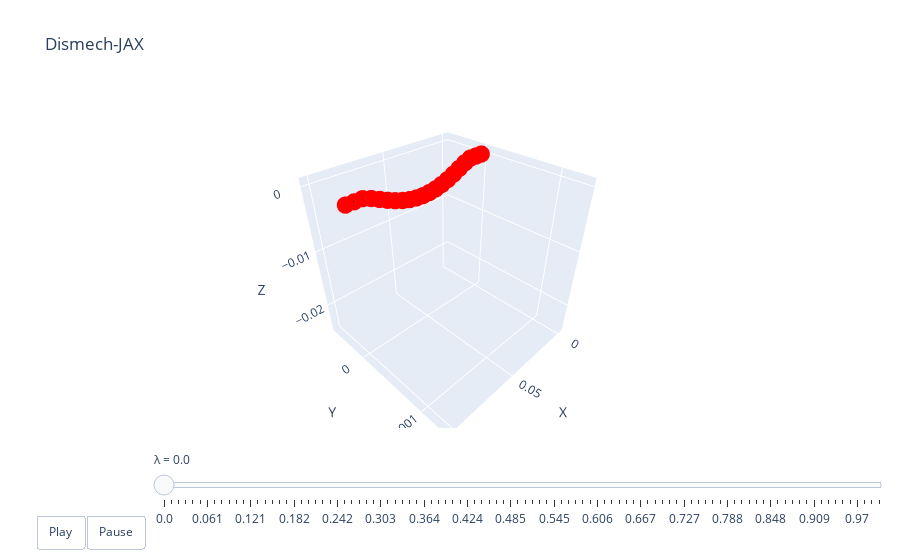

The cell this chart's notebook holds for it:
### Code cell
lambdas = jnp.linspace(0, 1.0, 100)
xf_test = truth_sim.solve(lambdas, xf0, warm_Theta, aux, state, config=hodel.SolverConfig(nsteps=10))
xb_star = jax.vmap(fixed_0, (0, None))(lambdas, aux)
qs = jax.vmap(get_q, (0, 0, None))(xf_test, xb_star, aux)
dismech.animate(lambdas, qs, top)

### Figure 1 — Plotly figure (JSON) as saved in the notebook; plotly's stock layout.template omitted (floating-point values rounded to 4 significant figures)
{"data": [{"line": {"color": "black", "width": 4}, "marker": {"color": "red", "size": 6}, "mode": "lines+markers", "name": "edges", "type": "scatter3d", "x": [0, 0.005, null, 0.005, 0.01, null, 0.01, 0.015, null, 0.015, 0.01999, null, 0.01999, 0.02497, null, 0.02497, 0.02997, null, 0.02997, 0.03497, null, 0.03497, 0.03997, null, 0.03997, 0.04499, null, 0.04499, 0.05, null, 0.05, 0.05501, null, 0.05501, 0.06003, null, 0.06003, 0.06503, null, 0.06503, 0.07003, null, 0.07003, 0.07503, null, 0.07503, 0.08001, null, 0.08001, 0.085, null, 0.085, 0.09, null, 0.09, 0.095, null, 0.095, 0.1, null], "y": [0, 0, null, 0, 0, null, 0, 0, null, 0, 0, null, 0, 0, null, 0, 0, null, 0, 0, null, 0, 0, null, 0, 0, null, 0, 0, null, 0, 0, null, 0, 0, null, 0, 0, null, 0, 0, null, 0, 0, null, 0, 0, null, 0, 0, null, 0, 0, null, 0, 0, null, 0, 0, null], "z": [0, 0, null, 0, 0, null, 0, -0.000399, null, -0.000399, -0.0009318, null, -0.0009318, -0.001469, null, -0.001469, -0.001949, null, -0.001949, -0.002339, null, -0.002339, -0.002625, null, -0.002625, -0.002798, null, -0.002798, -0.002856, null, -0.002856, -0.002798, null, -0.002798, -0.002625, null, -0.002625, -0.002339, null, -0.002339, -0.001949, null, -0.001949, -0.001469, null, -0.001469, -0.0009318, null, -0.0009318, -0.000399, null, -0.000399, 0, null, 0, 0, null, 0, 0, null]}], "layout": {"scene": {"xaxis": {"range": [-0.005, 0.105], "title": {"text": "X"}}, "yaxis": {"range": [-0.000634, 0.001371], "title": {"text": "Y"}}, "zaxis": {"range": [-0.02537, 0.001208], "title": {"text": "Z"}}}, "sliders": [{"currentvalue": {"prefix": "λ = "}, "steps": [{"args": [["0.0"], {"frame": {"duration": 50, "redraw": true}, "mode": "immediate"}], "label": "0.0", "method": "animate"}, {"args": [["0.01"], {"frame": {"duration": 50, "redraw": true}, "mode": "immediate"}], "label": "0.01", "method": "animate"}, {"args": [["0.02"], {"frame": {"duration": 50, "redraw": true}, "mode": "immediate"}], "label": "0.02", "method": "animate"}, {"args": [["0.03"], {"frame": {"duration": 50, "redraw": true}, "mode": "immediate"}], "label": "0.03", "method": "animate"}, {"args": [["0.04"], {"frame": {"duration": 50, "redraw": true}, "mode": "immediate"}], "label": "0.04", "method": "animate"}, {"args": [["0.051"], {"frame": {"duration": 50, "redraw": true}, "mode": "immediate"}], "label": "0.051", "method": "animate"}, {"args": [["0.061"], {"frame": {"duration": 50, "redraw": true}, "mode": "immediate"}], "label": "0.061", "method": "animate"}, {"args": [["0.071"], {"frame": {"duration": 50, "redraw": true}, "mode": "immediate"}], "label": "0.071", "method": "animate"}, {"args": [["0.081"], {"frame": {"duration": 50, "redraw": true}, "mode": "immediate"}], "label": "0.081", "method": "animate"}, {"args": [["0.091"], {"frame": {"duration": 50, "redraw": true}, "mode": "immediate"}], "label": "0.091", "method": "animate"}, {"args": [["0.101"], {"frame": {"duration": 50, "redraw": true}, "mode": "immediate"}], "label": "0.101", "method": "animate"}, {"args": [["0.111"], {"frame": {"duration": 50, "redraw": true}, "mode": "immediate"}], "label": "0.111", "method": "animate"}, {"args": [["0.121"], {"frame": {"duration": 50, "redraw": true}, "mode": "immediate"}], "label": "0.121", "method": "animate"}, {"args": [["0.131"], {"frame": {"duration": 50, "redraw": true}, "mode": "immediate"}], "label": "0.131", "method": "animate"}, {"args": [["0.141"], {"frame": {"duration": 50, "redraw": true}, "mode": "immediate"}], "label": "0.141", "method": "animate"}, {"args": [["0.152"], {"frame": {"duration": 50, "redraw": true}, "mode": "immediate"}], "label": "0.152", "method": "animate"}, {"args": [["0.162"], {"frame": {"duration": 50, "redraw": true}, "mode": "immediate"}], "label": "0.162", "method": "animate"}, {"args": [["0.172"], {"frame": {"duration": 50, "redraw": true}, "mode": "immediate"}], "label": "0.172", "method": "animate"}, {"args": [["0.182"], {"frame": {"duration": 50, "redraw": true}, "mode": "immediate"}], "label": "0.182", "method": "animate"}, {"args": [["0.192"], {"frame": {"duration": 50, "redraw": true}, "mode": "immediate"}], "label": "0.192", "method": "animate"}, {"args": [["0.202"], {"frame": {"duration": 50, "redraw": true}, "mode": "immediate"}], "label": "0.202", "method": "animate"}, {"args": [["0.212"], {"frame": {"duration": 50, "redraw": true}, "mode": "immediate"}], "label": "0.212", "method": "animate"}, {"args": [["0.222"], {"frame": {"duration": 50, "redraw": true}, "mode": "immediate"}], "label": "0.222", "method": "animate"}, {"args": [["0.232"], {"frame": {"duration": 50, "redraw": true}, "mode": "immediate"}], "label": "0.232", "method": "animate"}, {"args": [["0.242"], {"frame": {"duration": 50, "redraw": true}, "mode": "immediate"}], "label": "0.242", "method": "animate"}, {"args": [["0.253"], {"frame": {"duration": 50, "redraw": true}, "mode": "immediate"}], "label": "0.253", "method": "animate"}, {"args": [["0.263"], {"frame": {"duration": 50, "redraw": true}, "mode": "immediate"}], "label": "0.263", "method": "animate"}, {"args": [["0.273"], {"frame": {"duration": 50, "redraw": true}, "mode": "immediate"}], "label": "0.273", "method": "animate"}, {"args": [["0.283"], {"frame": {"duration": 50, "redraw": true}, "mode": "immediate"}], "label": "0.283", "method": "animate"}, {"args": [["0.293"], {"frame": {"duration": 50, "redraw": true}, "mode": "immediate"}], "label": "0.293", "method": "animate"}, {"args": [["0.303"], {"frame": {"duration": 50, "redraw": true}, "mode": "immediate"}], "label": "0.303", "method": "animate"}, {"args": [["0.313"], {"frame": {"duration": 50, "redraw": true}, "mode": "immediate"}], "label": "0.313", "method": "animate"}, {"args": [["0.323"], {"frame": {"duration": 50, "redraw": true}, "mode": "immediate"}], "label": "0.323", "method": "animate"}, {"args": [["0.333"], {"frame": {"duration": 50, "redraw": true}, "mode": "immediate"}], "label": "0.333", "method": "animate"}, {"args": [["0.343"], {"frame": {"duration": 50, "redraw": true}, "mode": "immediate"}], "label": "0.343", "method": "animate"}, {"args": [["0.354"], {"frame": {"duration": 50, "redraw": true}, "mode": "immediate"}], "label": "0.354", "method": "animate"}, {"args": [["0.364"], {"frame": {"duration": 50, "redraw": true}, "mode": "immediate"}], "label": "0.364", "method": "animate"}, {"args": [["0.374"], {"frame": {"duration": 50, "redraw": true}, "mode": "immediate"}], "label": "0.374", "method": "animate"}, {"args": [["0.384"], {"frame": {"duration": 50, "redraw": true}, "mode": "immediate"}], "label": "0.384", "method": "animate"}, {"args": [["0.394"], {"frame": {"duration": 50, "redraw": true}, "mode": "immediate"}], "label": "0.394", "method": "animate"}, {"args": [["0.404"], {"frame": {"duration": 50, "redraw": true}, "mode": "immediate"}], "label": "0.404", "method": "animate"}, {"args": [["0.414"], {"frame": {"duration": 50, "redraw": true}, "mode": "immediate"}], "label": "0.414", "method": "animate"}, {"args": [["0.424"], {"frame": {"duration": 50, "redraw": true}, "mode": "immediate"}], "label": "0.424", "method": "animate"}, {"args": [["0.434"], {"frame": {"duration": 50, "redraw": true}, "mode": "immediate"}], "label": "0.434", "method": "animate"}, {"args": [["0.444"], {"frame": {"duration": 50, "redraw": true}, "mode": "immediate"}], "label": "0.444", "method": "animate"}, {"args": [["0.455"], {"frame": {"duration": 50, "redraw": true}, "mode": "immediate"}], "label": "0.455", "method": "animate"}, {"args": [["0.465"], {"frame": {"duration": 50, "redraw": true}, "mode": "immediate"}], "label": "0.465", "method": "animate"}, {"args": [["0.475"], {"frame": {"duration": 50, "redraw": true}, "mode": "immediate"}], "label": "0.475", "method": "animate"}, {"args": [["0.485"], {"frame": {"duration": 50, "redraw": true}, "mode": "immediate"}], "label": "0.485", "method": "animate"}, {"args": [["0.495"], {"frame": {"duration": 50, "redraw": true}, "mode": "immediate"}], "label": "0.495", "method": "animate"}, {"args": [["0.505"], {"frame": {"duration": 50, "redraw": true}, "mode": "immediate"}], "label": "0.505", "method": "animate"}, {"args": [["0.515"], {"frame": {"duration": 50, "redraw": true}, "mode": "immediate"}], "label": "0.515", "method": "animate"}, {"args": [["0.525"], {"frame": {"duration": 50, "redraw": true}, "mode": "immediate"}], "label": "0.525", "method": "animate"}, {"args": [["0.535"], {"frame": {"duration": 50, "redraw": true}, "mode": "immediate"}], "label": "0.535", "method": "animate"}, {"args": [["0.545"], {"frame": {"duration": 50, "redraw": true}, "mode": "immediate"}], "label": "0.545", "method": "animate"}, {"args": [["0.556"], {"frame": {"duration": 50, "redraw": true}, "mode": "immediate"}], "label": "0.556", "method": "animate"}, {"args": [["0.566"], {"frame": {"duration": 50, "redraw": true}, "mode": "immediate"}], "label": "0.566", "method": "animate"}, {"args": [["0.576"], {"frame": {"duration": 50, "redraw": true}, "mode": "immediate"}], "label": "0.576", "method": "animate"}, {"args": [["0.586"], {"frame": {"duration": 50, "redraw": true}, "mode": "immediate"}], "label": "0.586", "method": "animate"}, {"args": [["0.596"], {"frame": {"duration": 50, "redraw": true}, "mode": "immediate"}], "label": "0.596", "method": "animate"}, {"args": [["0.606"], {"frame": {"duration": 50, "redraw": true}, "mode": "immediate"}], "label": "0.606", "method": "animate"}, {"args": [["0.616"], {"frame": {"duration": 50, "redraw": true}, "mode": "immediate"}], "label": "0.616", "method": "animate"}, {"args": [["0.626"], {"frame": {"duration": 50, "redraw": true}, "mode": "immediate"}], "label": "0.626", "method": "animate"}, {"args": [["0.636"], {"frame": {"duration": 50, "redraw": true}, "mode": "immediate"}], "label": "0.636", "method": "animate"}, {"args": [["0.646"], {"frame": {"duration": 50, "redraw": true}, "mode": "immediate"}], "label": "0.646", "method": "animate"}, {"args": [["0.657"], {"frame": {"duration": 50, "redraw": true}, "mode": "immediate"}], "label": "0.657", "method": "animate"}, {"args": [["0.667"], {"frame": {"duration": 50, "redraw": true}, "mode": "immediate"}], "label": "0.667", "method": "animate"}, {"args": [["0.677"], {"frame": {"duration": 50, "redraw": true}, "mode": "immediate"}], "label": "0.677", "method": "animate"}, {"args": [["0.687"], {"frame": {"duration": 50, "redraw": true}, "mode": "immediate"}], "label": "0.687", "method": "animate"}, {"args": [["0.697"], {"frame": {"duration": 50, "redraw": true}, "mode": "immediate"}], "label": "0.697", "method": "animate"}, {"args": [["0.707"], {"frame": {"duration": 50, "redraw": true}, "mode": "immediate"}], "label": "0.707", "method": "animate"}, {"args": [["0.717"], {"frame": {"duration": 50, "redraw": true}, "mode": "immediate"}], "label": "0.717", "method": "animate"}, {"args": [["0.727"], {"frame": {"duration": 50, "redraw": true}, "mode": "immediate"}], "label": "0.727", "method": "animate"}, {"args": [["0.737"], {"frame": {"duration": 50, "redraw": true}, "mode": "immediate"}], "label": "0.737", "method": "animate"}, {"args": [["0.747"], {"frame": {"duration": 50, "redraw": true}, "mode": "immediate"}], "label": "0.747", "method": "animate"}, {"args": [["0.758"], {"frame": {"duration": 50, "redraw": true}, "mode": "immediate"}], "label": "0.758", "method": "animate"}, {"args": [["0.768"], {"frame": {"duration": 50, "redraw": true}, "mode": "immediate"}], "label": "0.768", "method": "animate"}, {"args": [["0.778"], {"frame": {"duration": 50, "redraw": true}, "mode": "immediate"}], "label": "0.778", "method": "animate"}, {"args": [["0.788"], {"frame": {"duration": 50, "redraw": true}, "mode": "immediate"}], "label": "0.788", "method": "animate"}, {"args": [["0.798"], {"frame": {"duration": 50, "redraw": true}, "mode": "immediate"}], "label": "0.798", "method": "animate"}, {"args": [["0.808"], {"frame": {"duration": 50, "redraw": true}, "mode": "immediate"}], "label": "0.808", "method": "animate"}, {"args": [["0.818"], {"frame": {"duration": 50, "redraw": true}, "mode": "immediate"}], "label": "0.818", "method": "animate"}, {"args": [["0.828"], {"frame": {"duration": 50, "redraw": true}, "mode": "immediate"}], "label": "0.828", "method": "animate"}, {"args": [["0.838"], {"frame": {"duration": 50, "redraw": true}, "mode": "immediate"}], "label": "0.838", "method": "animate"}, {"args": [["0.848"], {"frame": {"duration": 50, "redraw": true}, "mode": "immediate"}], "label": "0.848", "method": "animate"}, {"args": [["0.859"], {"frame": {"duration": 50, "redraw": true}, "mode": "immediate"}], "label": "0.859", "method": "animate"}, {"args": [["0.869"], {"frame": {"duration": 50, "redraw": true}, "mode": "immediate"}], "label": "0.869", "method": "animate"}, {"args": [["0.879"], {"frame": {"duration": 50, "redraw": true}, "mode": "immediate"}], "label": "0.879", "method": "animate"}, {"args": [["0.889"], {"frame": {"duration": 50, "redraw": true}, "mode": "immediate"}], "label": "0.889", "method": "animate"}, {"args": [["0.899"], {"frame": {"duration": 50, "redraw": true}, "mode": "immediate"}], "label": "0.899", "method": "animate"}, {"args": [["0.909"], {"frame": {"duration": 50, "redraw": true}, "mode": "immediate"}], "label": "0.909", "method": "animate"}, {"args": [["0.919"], {"frame": {"duration": 50, "redraw": true}, "mode": "immediate"}], "label": "0.919", "method": "animate"}, {"args": [["0.929"], {"frame": {"duration": 50, "redraw": true}, "mode": "immediate"}], "label": "0.929", "method": "animate"}, {"args": [["0.939"], {"frame": {"duration": 50, "redraw": true}, "mode": "immediate"}], "label": "0.939", "method": "animate"}, {"args": [["0.949"], {"frame": {"duration": 50, "redraw": true}, "mode": "immediate"}], "label": "0.949", "method": "animate"}, {"args": [["0.96"], {"frame": {"duration": 50, "redraw": true}, "mode": "immediate"}], "label": "0.96", "method": "animate"}, {"args": [["0.97"], {"frame": {"duration": 50, "redraw": true}, "mode": "immediate"}], "label": "0.97", "method": "animate"}, {"args": [["0.98"], {"frame": {"duration": 50, "redraw": true}, "mode": "immediate"}], "label": "0.98", "method": "animate"}, {"args": [["0.99"], {"frame": {"duration": 50, "redraw": true}, "mode": "immediate"}], "label": "0.99", "method": "animate"}, {"args": [["1.0"], {"frame": {"duration": 50, "redraw": true}, "mode": "immediate"}], "label": "1.0", "method": "animate"}], "transition": {"duration": 0}, "x": 0.1, "y": 0}], "title": {"text": "Dismech-JAX"}, "updatemenus": [{"buttons": [{"args": [null, {"frame": {"duration": 50, "redraw": true}, "fromcurrent": true}], "label": "Play", "method": "animate"}, {"args": [[null], {"frame": {"duration": 0, "redraw": true}, "mode": "immediate"}], "label": "Pause", "method": "animate"}], "direction": "left", "pad": {"r": 10, "t": 87}, "showactive": false, "type": "buttons", "x": 0.1, "xanchor": "right", "y": 0, "yanchor": "top"}]}}
